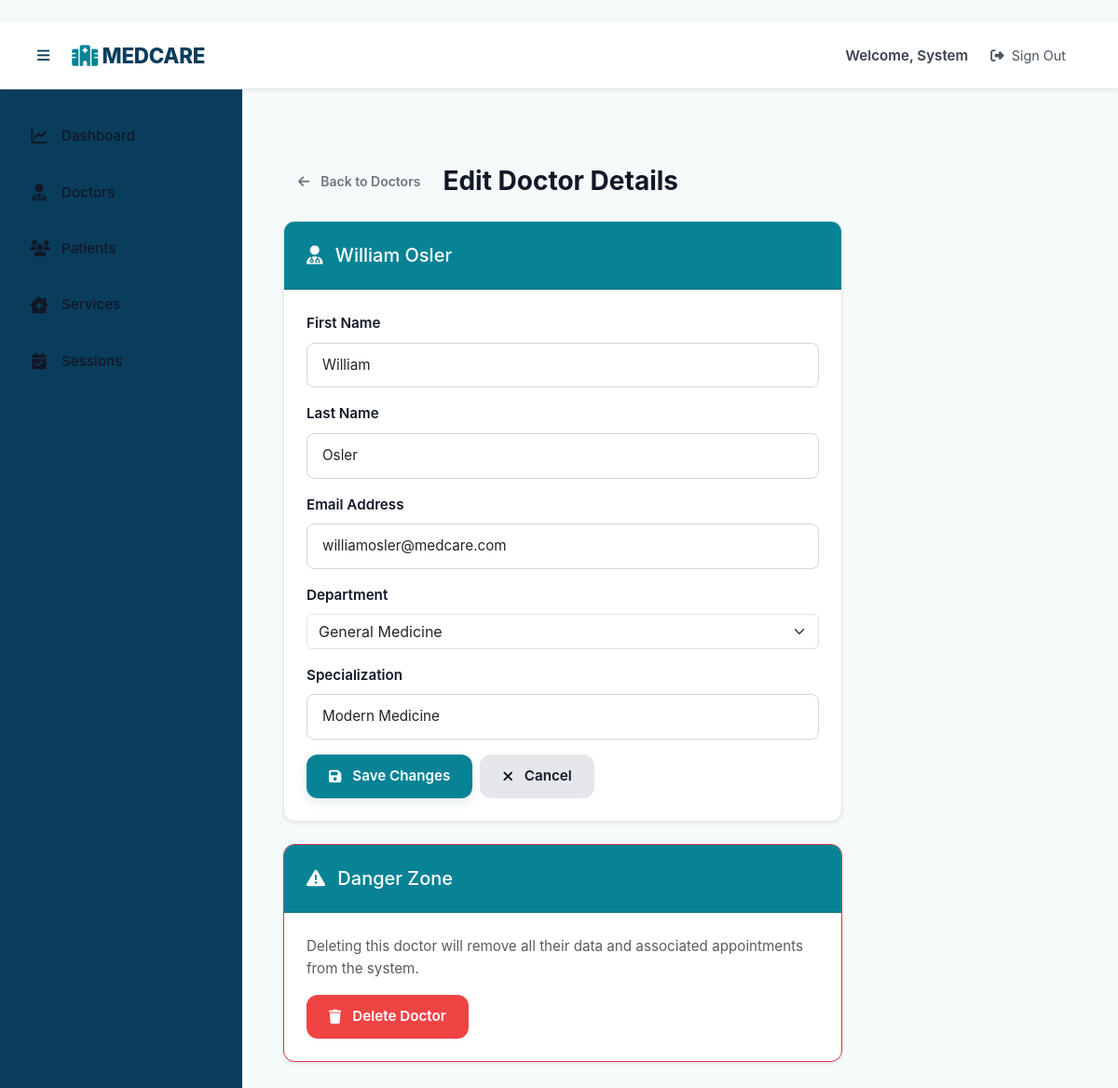
Screenshot of /governance/providers/4/edit (signed in) with the database file from the repository.
### models.py (models this page shows, shortened)
class Account(db.Model, UserMixin):
    __tablename__ = "account"
    account_id = db.Column(db.Integer, primary_key=True)
    email_address = db.Column(db.String(120), unique=True, nullable=False)
    credential_hash = db.Column(db.String(255))
    given_name = db.Column(db.String(80))
    surname = db.Column(db.String(80))
    tier_id = db.Column(db.Integer, db.ForeignKey("access_level.tier_id"))
    is_enabled = db.Column(db.Boolean, default=True)
    created_on = db.Column(db.DateTime, default=datetime.utcnow)
    access_tier = db.relationship("AccessLevel")
    @property
    def full_name(self):
        return f"{self.given_name or ''} {self.surname or ''}".strip()

class Provider(db.Model):
    __tablename__ = "provider"
    provider_id = db.Column(db.Integer, db.ForeignKey("account.account_id"), primary_key=True)
    clinic_id = db.Column(db.Integer, db.ForeignKey("clinic.clinic_id"))
    expertise = db.Column(db.String(120))
    biography = db.Column(db.Text)
    doctor_unique_id = db.Column(db.String(32), unique=True, nullable=True)
    account_link = db.relationship(
        "Account",
        backref=db.backref("provider_profile", uselist=False)
    )
    clinic_link = db.relationship("Clinic")

class Clinic(db.Model):
    __tablename__ = "clinic"
    clinic_id = db.Column(db.Integer, primary_key=True)
    clinic_title = db.Column(db.String(120), unique=True, nullable=False)
    clinic_notes = db.Column(db.Text)

### routes/governance.py (the view, shortened to what this page needs)
@governance_bp.route('/providers/<int:provider_id>/edit', methods=['GET', 'POST'])
@login_required
@administrator_only
def edit_provider(provider_id):
    provider = Provider.query.get_or_404(provider_id)
    clinics = Clinic.query.all()
    return render_template('governance/provider_edit.html', provider=provider, clinics=clinics)

### app.py (called while the page is built)
@login_mgr.user_loader
def load_user(user_id):
    try:
        return Account.query.get(int(user_id))
    except:
        return None

### routes/governance.py (called while the page is built)
def administrator_only(fn):
    @wraps(fn)
    def decorated(*args, **kwargs):
        if not current_user.is_authenticated or current_user.access_tier.tier_name != 'admin':
            flash('Administrative access required.', 'error')
            return redirect(url_for('home'))
        return fn(*args, **kwargs)
    return decorated

### templates/governance/provider_edit.html (shortened to what this page needs)
{% extends "base.html" %}
{% block content %}
<div class="container py-4">
  <div class="d-flex align-items-center gap-2 mb-4">
    <a href="{{ url_for('governance.list_providers') }}" class="btn btn-sm btn-outline-secondary">
      <i class="fas fa-arrow-left me-1"></i> Back to Doctors
    </a>
    <h1 class="h3 fw-bold text-navy mb-0">Edit Doctor Details</h1>
  </div>
  <div class="card shadow-sm" style="max-width: 600px;">
    <div class="card-header bg-light">
      <h5 class="card-title mb-0">
        <i class="fas fa-user-md me-2"></i> {{ provider.account_link.full_name }}
      </h5>
    </div>
    <div class="card-body">
      <form method="POST">
        <div class="mb-3">
          <label for="given_name" class="form-label fw-semibold">First Name</label>
          <input
            type="text"
            class="form-control"
            id="given_name"
            name="given_name"
            value="{{ provider.account_link.given_name or '' }}"
            required
          >
        </div>
        <div class="mb-3">
          <label for="surname" class="form-label fw-semibold">Last Name</label>
          <input
            type="text"
            class="form-control"
            id="surname"
            name="surname"
            value="{{ provider.account_link.surname or '' }}"
            required
          >
        </div>
        <div class="mb-3">
          <label for="email_address" class="form-label fw-semibold">Email Address</label>
          <input
            type="email"
            class="form-control"
            id="email_address"
            name="email_address"
            value="{{ provider.account_link.email_address or '' }}"
            required
          >
        </div>
        <div class="mb-3">
          <label for="clinic_id" class="form-label fw-semibold">Department</label>
          <select class="form-select" id="clinic_id" name="clinic_id" required>
            {% for clinic in clinics %}
            <option value="{{ clinic.clinic_id }}" {% if provider.clinic_id == clinic.clinic_id %}selected{% endif %}>
              {{ clinic.clinic_title }}
            </option>
            {% endfor %}
          </select>
        </div>
        <div class="mb-3">
          <label for="expertise" class="form-label fw-semibold">Specialization</label>
          <input
            type="text"
            class="form-control"
            id="expertise"
            name="expertise"
            placeholder="e.g., Cardiology, Surgery"
            value="{{ provider.expertise or '' }}"
          >
        </div>
        <div class="d-flex gap-2">
          <button type="submit" class="btn btn-primary">
            <i class="fas fa-save me-1"></i> Save Changes
          </button>
          <a href="{{ url_for('governance.list_providers') }}" class="btn btn-secondary">
            <i class="fas fa-times me-1"></i> Cancel
          </a>
        </div>
      </form>
    </div>
  </div>
  <div class="card shadow-sm border-danger mt-4" style="max-width: 600px;">
    <div class="card-header bg-danger text-white">
      <h5 class="card-title mb-0">
        <i class="fas fa-exclamation-triangle me-2"></i> Danger Zone
      </h5>
    </div>
    <div class="card-body">
      <p class="text-muted mb-3">
        Deleting this doctor will remove all their data and associated appointments from the system.
      </p>
      <form method="POST" action="{{ url_for('governance.delete_provider', provider_id=provider.provider_id) }}"
            onsubmit="return confirm('Are you sure you want to permanently delete {{ provider.account_link.full_name }}? This action cannot be undone.');">
        <button type="submit" class="btn btn-danger">
          <i class="fas fa-trash me-1"></i> Delete Doctor
        </button>
      </form>
    </div>
  </div>
</div>
{% endblock %}

### templates/base.html (shortened to what this page needs)
﻿<!doctype html>
<html lang="en">
  <head>
    <link href="https://cdn.jsdelivr.net/npm/bootstrap@5.3.2/dist/css/bootstrap.min.css" rel="stylesheet">
    <link rel="stylesheet" href="https://cdnjs.cloudflare.com/ajax/libs/font-awesome/6.4.0/css/all.min.css">
    <link rel="stylesheet" href="{{ url_for('static', filename='style.css') }}">
  </head>
  <body class="app-body">
    <div class="app-layout">
      <nav class="app-navbar">
        <div class="navbar-content d-flex justify-content-between align-items-center px-3">
          <div class="navbar-brand-section d-flex align-items-center">
            <button class="sidebar-toggle btn btn-link p-0 me-2" id="sidebarToggle" aria-label="Toggle sidebar">
              <i class="fas fa-bars"></i>
            </button>
            <a href="{{ url_for('home') }}" class="navbar-brand">
              <i class="fas fa-hospital"></i> MEDCARE
            </a>
          </div>
          <div class="navbar-user-section">
            {% if current_user.is_authenticated %}
              <div class="user-info d-flex align-items-center gap-2">
                <span class="user-greeting">Welcome, {{ current_user.given_name or 'User' }}</span>
                <a href="{{ url_for('identity.signout') }}" class="navbar-link">
                  <i class="fas fa-sign-out-alt"></i> Sign Out
                </a>
              </div>
            {% else %}
              <a href="{{ url_for('identity.signin') }}" class="navbar-link">
                <i class="fas fa-sign-in-alt"></i> Sign In
              </a>
            {% endif %}
          </div>
        </div>
      </nav>
      <div class="app-container d-flex">
        {% if current_user.is_authenticated %}
        <aside class="app-sidebar" id="appSidebar">
          <nav class="sidebar-menu d-flex flex-column">
            {% if current_user.access_tier.tier_name == 'admin' %}
              <a href="{{ url_for('governance.hub') }}" class="sidebar-item {% if request.endpoint == 'governance.hub' %}active{% endif %}">
                <i class="fas fa-chart-line"></i><span class="item-text">Dashboard</span>
              </a>
              <a href="{{ url_for('governance.list_providers') }}" class="sidebar-item {% if request.endpoint == 'governance.list_providers' %}active{% endif %}">
                <i class="fas fa-user-md"></i><span class="item-text">Doctors</span>
              </a>
              <a href="{{ url_for('governance.list_recipients') }}" class="sidebar-item {% if request.endpoint == 'governance.list_recipients' %}active{% endif %}">
                <i class="fas fa-users"></i><span class="item-text">Patients</span>
              </a>
              <a href="{{ url_for('governance.list_clinics') }}" class="sidebar-item {% if request.endpoint == 'governance.list_clinics' %}active{% endif %}">
                <i class="fas fa-clinic-medical"></i><span class="item-text">Services</span>
              </a>
              <a href="{{ url_for('governance.list_sessions') }}" class="sidebar-item {% if request.endpoint == 'governance.list_sessions' %}active{% endif %}">
                <i class="fas fa-calendar-check"></i><span class="item-text">Sessions</span>
              </a>
            {% endif %}
          </nav>
        </aside>
        {% endif %}
        <main class="app-main flex-grow-1">
          <div class="page-content">
            {% block content %}{% endblock %}
          </div>
        </main>
      </div>
    </div>
  </body>
</html>

### rows the page displays
Account: given_name "System"
Account: account_link.full_name "William Osler", given_name "William", surname "Osler", email_address "williamosler@medcare.com"
Provider: clinic_id "General Medicine", expertise "Modern Medicine"
